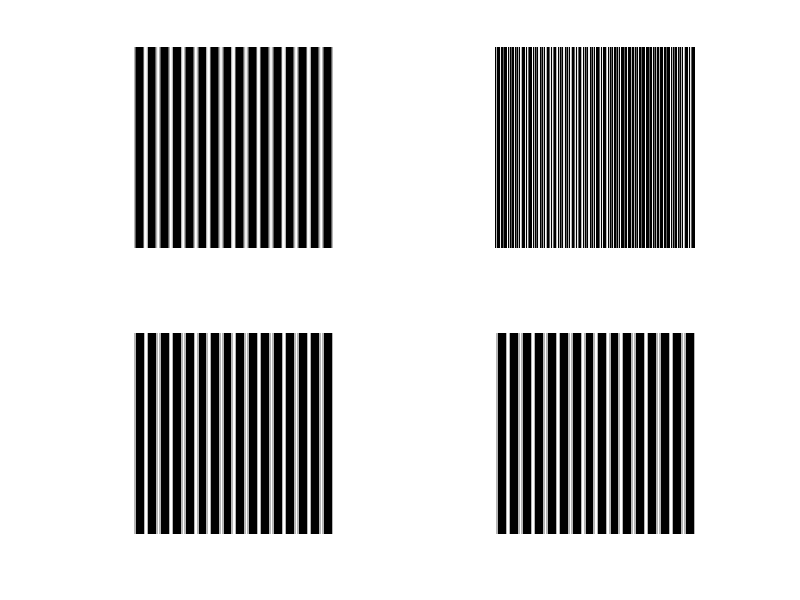

MATLAB code for this plot:


%part 3.2
% tt = 0:1/4000:2;
% A = 2;
% fc = 800;
% a = 1000;
% b = 1.5;
% g = 0;
% xx = A*cos(2*pi*fc*tt + a*cos(2*pi*b*tt + g)) ;
% plotspec(xx+j*1e-9,512);

%part 3.3
% xpix = ones(256,1)*cos(2*pi*(0:255)/32);
% show_img(xpix);

%part 3.4
wd2 = 2*pi*2/32; 
xpix2 = ones(256,1)*cos(wd2*(0:255));
subplot(2,2,1)
imshow(xpix2);
wd14 = 2*pi*14/32; 
xpix14 = ones(256,1)*cos(wd14*(0:255));
subplot(2,2,2)
imshow(xpix14);

down2 =  xpix2(1:2:end,1:2:end);
subplot(2,2,3);
imshow(down2);
down14 = xpix14(1:2:end,1:2:end);
subplot(2,2,4);
imshow(down14);

